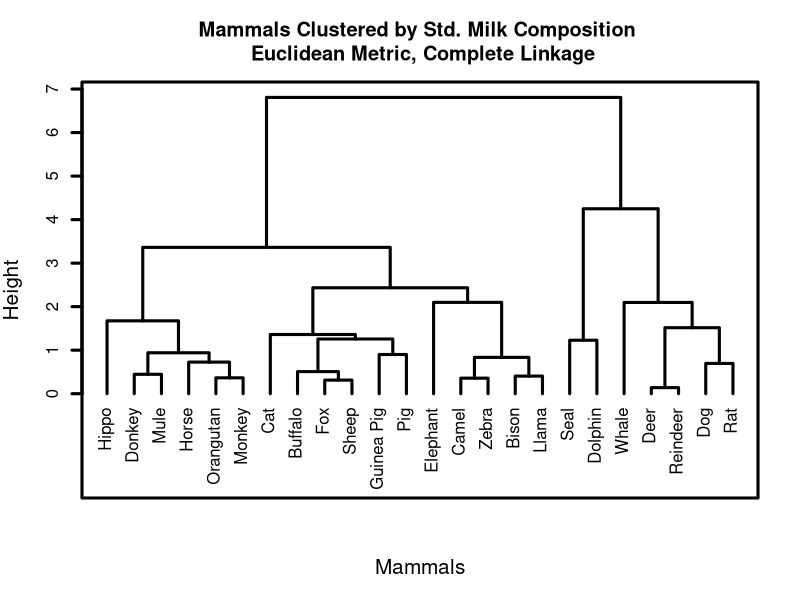

The R script that drew this image:
## ---- chunk 1
knitr::opts_chunk$set(warning=FALSE, message=FALSE)
## ---- chunk 2
library(tidyverse)
Mammals_Milk<-read.csv("Milk_Composition.csv",header=T,row.names=1)
head(Mammals_Milk)
## ---- chunk 3
summary(Mammals_Milk)
## ---- chunk 4
Mammals_Milk_Std<-round(scale(Mammals_Milk),2)
head(Mammals_Milk_Std)
## ---- chunk 5
Mammals_Milk_Std_HC <- hclust(dist(Mammals_Milk_Std)) # Euclidean Metric, Complex Linkage is the default
plot(Mammals_Milk_Std_HC, lwd=3, main="Mammals Clustered by Std. Milk Composition \n Euclidean Metric, Complete Linkage", sub="", xlab="Mammals", cex.lab=1.25, hang=-1, frame.plot=T)
## ---- chunk 6
set.seed(125)
MMilk_km_3 <- kmeans(Mammals_Milk_Std, centers=3, nstart=100)
MMilk_km_4 <- kmeans(Mammals_Milk_Std, centers=4, nstart=100)
Mammals_Milk <- mutate(Mammals_Milk, "km_3"=MMilk_km_3$cluster, "km_4"=MMilk_km_4$cluster)
Mammals_Milk_3 <- arrange(Mammals_Milk, Mammals_Milk$km_3)
Mammals_Milk_4 <- arrange(Mammals_Milk, Mammals_Milk$km_4)
Mammals_Milk_3
Mammals_Milk_4
## ---- chunk 7
MMilk_Agg_K3 <- round(summarize(group_by(Mammals_Milk, Mammals_Milk$km_3), `Count`=n(), `Mean_Water`=mean(Water), `Mean_Protein`=mean(Protein), `Mean_Fat`=mean(Fat), `Mean_Lactose`=mean(Lactose), `Mean_Ash`=mean(Ash)),2)
MMilk_Agg_K3

MMilk_Agg_K4 <- round(summarize(group_by(Mammals_Milk, Mammals_Milk$km_4), `Count`=n(), `Mean_Water`=mean(Water), `Mean_Protein`=mean(Protein), `Mean_Fat`=mean(Fat), `Mean_Lactose`=mean(Lactose), `Mean_Ash`=mean(Ash)),2)
MMilk_Agg_K4
## ---- chunk 8

